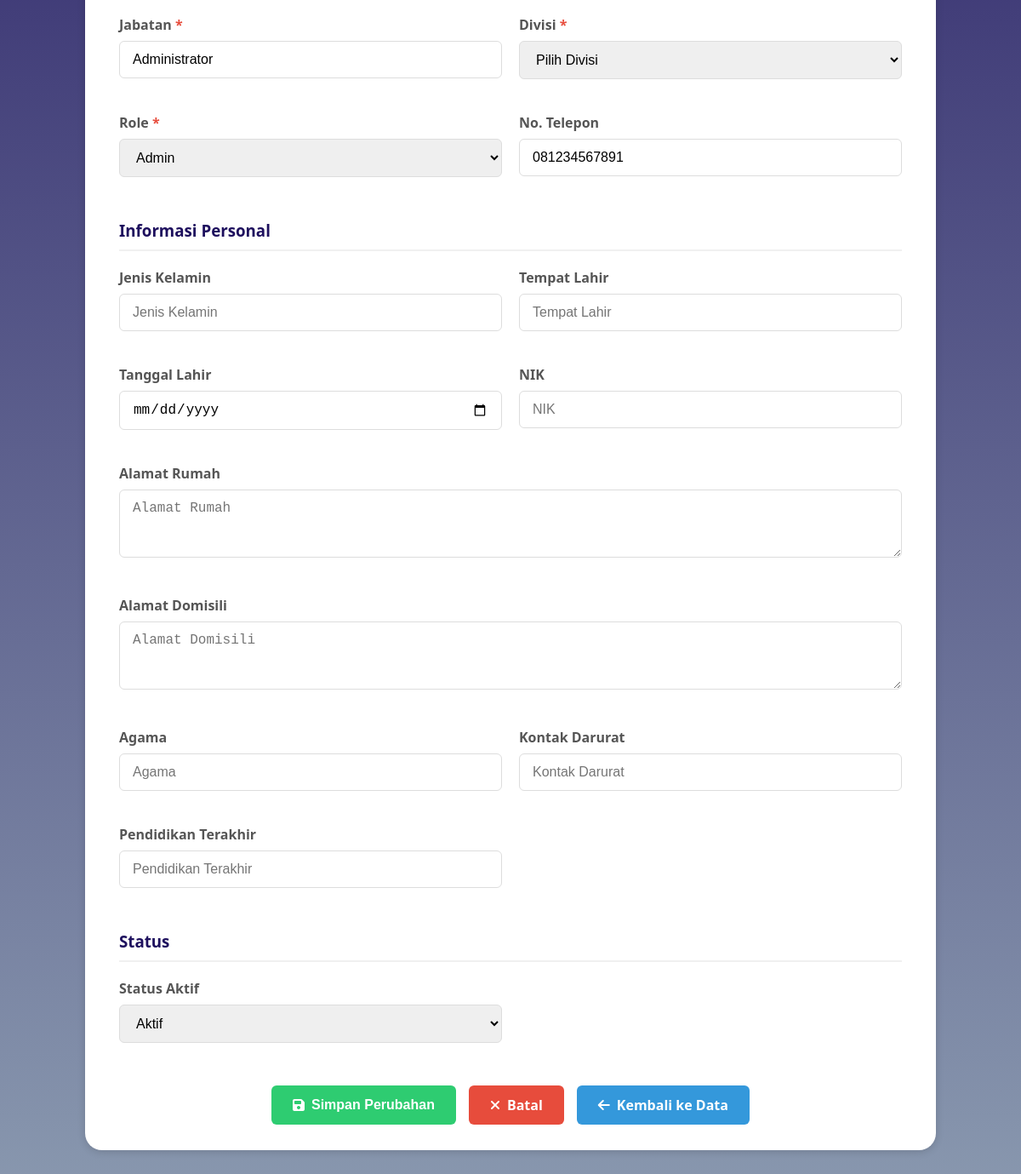
The app's page /edit_karyawan.php?id=2 (signed in, lower part), older data.
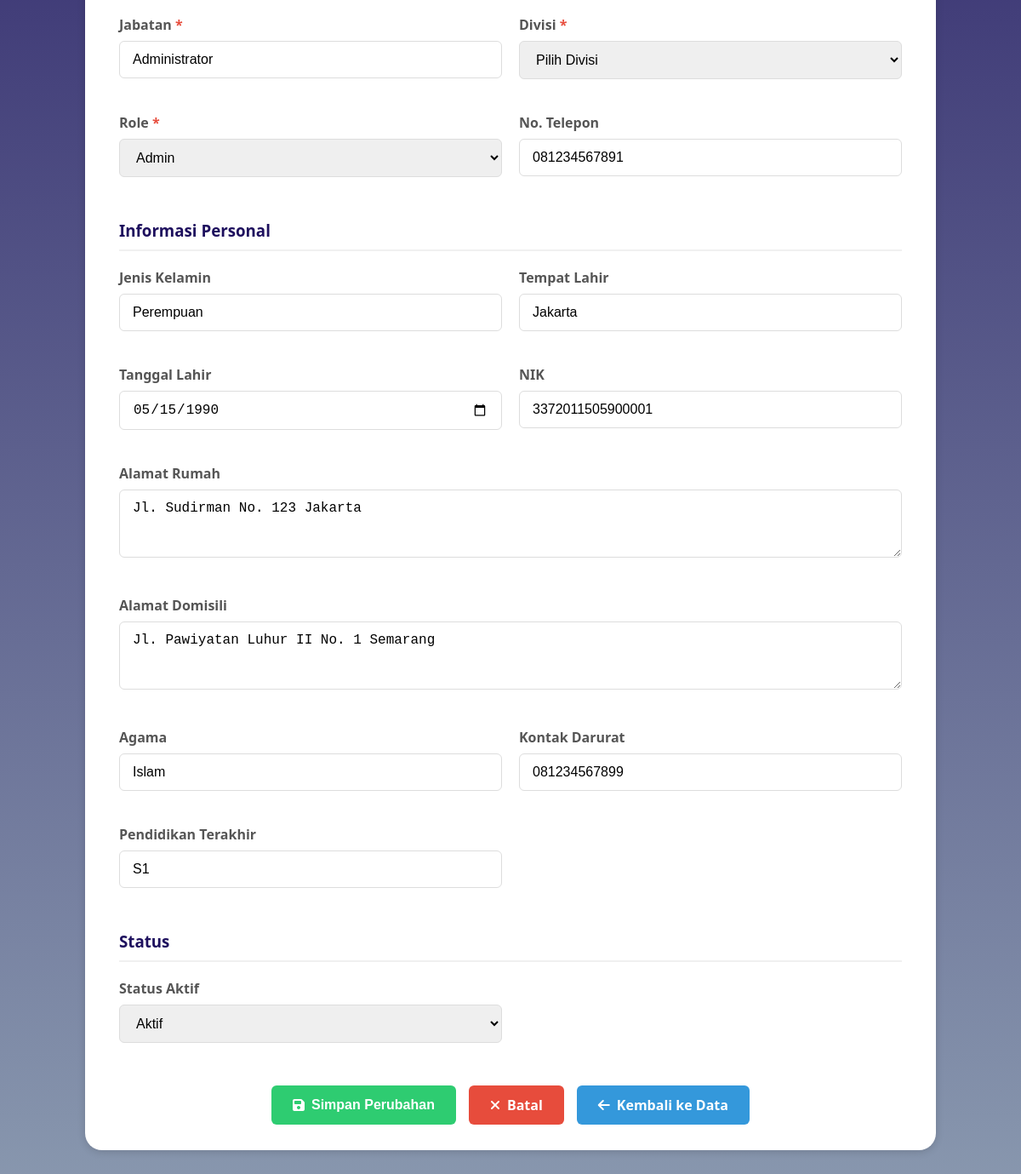
The same page, newer data.
### tables this page shows
CREATE TABLE `data_karyawan` (
  `id_karyawan` int(11) NOT NULL,
  `kode_karyawan` varchar(20) NOT NULL,
  `nama_lengkap` varchar(100) NOT NULL,
  `email` varchar(100) NOT NULL,
  `password` varchar(255) NOT NULL,
  `jabatan` varchar(50) NOT NULL,
  `divisi` varchar(50) NOT NULL,
  `role` enum('karyawan','direktur','admin','penanggung jawab') NOT NULL DEFAULT 'karyawan',
  `no_telp` varchar(20) DEFAULT NULL,
  `sisa_cuti_tahunan` int(3) DEFAULT 0,
  `sisa_cuti_lustrum` int(3) DEFAULT 0,
  `status_aktif` enum('aktif','non_aktif') NOT NULL DEFAULT 'aktif',
  `created_at` timestamp NOT NULL DEFAULT current_timestamp(),
  `jenis_kelamin` varchar(10) DEFAULT NULL,
  `tempat_lahir` varchar(100) DEFAULT NULL,
  `tanggal_lahir` date DEFAULT NULL,
  `nik` varchar(20) DEFAULT NULL,
  `alamat_rumah` text DEFAULT NULL,
  `alamat_domisili` text DEFAULT NULL,
  `agama` varchar(20) DEFAULT NULL,
  `kontak_darurat` varchar(20) DEFAULT NULL,
  `pendidikan_terakhir` varchar(50) DEFAULT NULL
);

### edit_karyawan.php (the view, shortened to what the changed rows need)
<?php
require_once 'config.php';
$karyawan_id = $_GET['id'] ?? '';
$sql = "SELECT * FROM data_karyawan WHERE id_karyawan = ?";
$stmt = $conn->prepare($sql);
$stmt->bind_param("i", $karyawan_id);
$stmt->execute();
$result = $stmt->get_result();
$karyawan = $result->fetch_assoc();
?>
<!DOCTYPE html>
<html lang="id">
<head>
    <link rel="stylesheet" href="https://cdnjs.cloudflare.com/ajax/libs/font-awesome/6.4.0/css/all.min.css">
</head>
<body>
    <main>
        <div class="card">
            <form id="editForm" method="POST" action="update_karyawan.php">
                <div class="form-section">
                    <div class="form-grid">
                        <div class="form-group required">
                            <label for="jabatan">Jabatan</label>
                            <input type="text" id="jabatan" name="jabatan" value="<?php echo htmlspecialchars($karyawan['jabatan']); ?>" required>
                        </div>
                        <div class="form-group required">
                            <label for="role">Role</label>
                            <select id="role" name="role" required>
                                <option value="admin" <?php echo $karyawan['role'] == 'admin' ? 'selected' : ''; ?>>Admin</option>
                            </select>
                        </div>
                        <div class="form-group">
                            <label for="no_telp">No. Telepon</label>
                            <input type="tel" id="no_telp" name="no_telp" value="<?php echo htmlspecialchars($karyawan['no_telp']); ?>">
                        </div>
                    </div>
                </div>
                <div class="form-section">
                    <div class="form-grid">
                        <div class="form-group">
                            <label for="jenis_kelamin">Jenis Kelamin</label>
                            <input type="text" id="jenis_kelamin" name="jenis_kelamin" placeholder="Jenis Kelamin"
                                   value="<?php echo htmlspecialchars($karyawan['jenis_kelamin'] ?? ''); ?>">
                        </div>
                        <div class="form-group">
                            <label for="tempat_lahir">Tempat Lahir</label>
                            <input type="text" id="tempat_lahir" name="tempat_lahir" placeholder="Tempat Lahir"
                                   value="<?php echo htmlspecialchars($karyawan['tempat_lahir'] ?? ''); ?>">
                        </div>
                        <div class="form-group">
                            <label for="tanggal_lahir">Tanggal Lahir</label>
                            <input type="date" id="tanggal_lahir" name="tanggal_lahir"
                                   value="<?php echo htmlspecialchars($karyawan['tanggal_lahir'] ?? ''); ?>">
                        </div>
                        <div class="form-group">
                            <label for="nik">NIK</label>
                            <input type="text" id="nik" name="nik" placeholder="NIK"
                                   value="<?php echo htmlspecialchars($karyawan['nik'] ?? ''); ?>">
                        </div>
                        <div class="form-group full-width">
                            <label for="alamat_rumah">Alamat Rumah</label>
                            <textarea id="alamat_rumah" name="alamat_rumah" placeholder="Alamat Rumah" rows="3"><?php echo htmlspecialchars($karyawan['alamat_rumah'] ?? ''); ?></textarea>
                        </div>
                        <div class="form-group full-width">
                            <label for="alamat_domisili">Alamat Domisili</label>
                            <textarea id="alamat_domisili" name="alamat_domisili" placeholder="Alamat Domisili" rows="3"><?php echo htmlspecialchars($karyawan['alamat_domisili'] ?? ''); ?></textarea>
                        </div>
                        <div class="form-group">
                            <label for="agama">Agama</label>
                            <input type="text" id="agama" name="agama" placeholder="Agama"
                                   value="<?php echo htmlspecialchars($karyawan['agama'] ?? ''); ?>">
                        </div>
                        <div class="form-group">
                            <label for="kontak_darurat">Kontak Darurat</label>
                            <input type="text" id="kontak_darurat" name="kontak_darurat" placeholder="Kontak Darurat"
                                   value="<?php echo htmlspecialchars($karyawan['kontak_darurat'] ?? ''); ?>">
                        </div>
                        <div class="form-group">
                            <label for="pendidikan_terakhir">Pendidikan Terakhir</label>
                            <input type="text" id="pendidikan_terakhir" name="pendidikan_terakhir" placeholder="Pendidikan Terakhir"
                                   value="<?php echo htmlspecialchars($karyawan['pendidikan_terakhir'] ?? ''); ?>">
                        </div>
                    </div>
                </div>
                <div class="form-section">
                    <div class="form-grid">
                        <div class="form-group">
                            <label for="status_aktif">Status Aktif</label>
                            <select id="status_aktif" name="status_aktif">
                                <option value="aktif" <?php echo $karyawan['status_aktif'] == 'aktif' ? 'selected' : ''; ?>>Aktif</option>
                            </select>
                        </div>
                    </div>
                </div>
            </form>
        </div>
    </main>
</body>
</html>

Row changes from the older to the newer data that the page shows:
changed data_karyawan "Administrator": jenis_kelamin (not shown) → "Perempuan"; tempat_lahir (not shown) → "Jakarta"; tanggal_lahir (not shown) → "05/15/1990"; nik (not shown) → "3372011505900001"; alamat_rumah (not shown) → "Jl. Sudirman No. 123 Jakarta"; alamat_domisili (not shown) → "Jl. Pawiyatan Luhur II No. 1 Semarang"; agama (not shown) → "Islam"; kontak_darurat (not shown) → "081234567899"; pendidikan_terakhir (not shown) → "S1"
